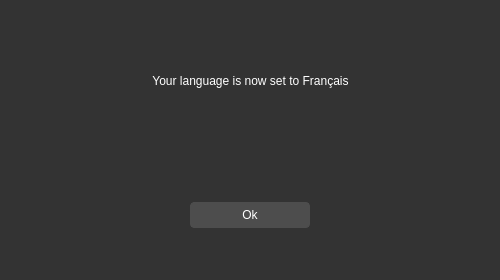
<?xml version="1.0" encoding="UTF-8"?>
<ui version="4.0">
 <class>Form</class>
 <widget class="QWidget" name="Form">
  <property name="geometry">
   <rect>
    <x>0</x>
    <y>0</y>
    <width>500</width>
    <height>280</height>
   </rect>
  </property>
  <property name="windowTitle">
   <string>Form</string>
  </property>
  <property name="styleSheet">
   <string notr="true">    QWidget {
        background-color: #333333;
        color: #ffffff;
        border: none;
    }
    QPushButton {
        background-color: #4d4d4d;
        border: 1px solid #4d4d4d;
        border-radius: 4px;
        color: #ffffff;
        padding: 5px;
    }
    QPushButton:hover {
        background-color: #5a5a5a;
        border: 1px solid #5a5a5a;
    }
    QCheckBox {
        color: #ffffff;
    }
    QLineEdit {
        background-color: #4d4d4d;
        border: 1px solid #4d4d4d;
        color: #ffffff;
        padding: 5px;
    }
    QTextEdit {
        background-color: #4d4d4d;
        border: 1px solid #4d4d4d;
        color: #ffffff;
        padding: 5px;
    }
    QProgressBar {
        border: 1px solid #444444;
        border-radius: 7px;
        background-color: #2e2e2e;
        text-align: center;
        font-size: 10pt;
        color: white;
    }
    QProgressBar::chunk {
        background-color: #3a3a3a;
        width: 5px;
    }
    QScrollBar:vertical {
        border: none;
        background-color: #3a3a3a;
        width: 10px;
        margin: 16px 0 16px 0;
    }
    QScrollBar::handle:vertical {
        background-color: #444444;
        border-radius: 5px;
    }
    QScrollBar:horizontal {
        border: none;
        background-color: #3a3a3a;
        height: 10px;
        margin: 0px 16px 0 16px;
    }
    QScrollBar::handle:horizontal {
        background-color: #444444;
        border-radius: 5px;
    }
    QTabWidget {
        background-color: #2e2e2e;
        border: none;
    }
    QTabBar::tab {
        background-color: #2e2e2e;
        color: #b1b1b1;
        padding: 8px 20px;
        border-top-left-radius: 5px;
        border-top-right-radius: 5px;
        border: none;
    }
 
    QTabBar::tab:selected, QTabBar::tab:hover {
        background-color: #3a3a3a;
        color: white;
    }</string>
  </property>
  <widget class="QWidget" name="verticalLayoutWidget">
   <property name="geometry">
    <rect>
     <x>10</x>
     <y>40</y>
     <width>481</width>
     <height>81</height>
    </rect>
   </property>
   <layout class="QVBoxLayout" name="verticalLayout">
    <item>
     <widget class="QLabel" name="label">
      <property name="styleSheet">
       <string notr="true">font: 700 20pt &quot;Segoe UI&quot;;</string>
      </property>
      <property name="text">
       <string>Your language is now set to Français</string>
      </property>
      <property name="alignment">
       <set>Qt::AlignCenter</set>
      </property>
     </widget>
    </item>
   </layout>
  </widget>
  <widget class="QWidget" name="horizontalLayoutWidget">
   <property name="geometry">
    <rect>
     <x>10</x>
     <y>160</y>
     <width>481</width>
     <height>111</height>
    </rect>
   </property>
   <layout class="QHBoxLayout" name="horizontalLayout">
    <property name="spacing">
     <number>60</number>
    </property>
    <item>
     <widget class="QPushButton" name="confirm_update_first_time">
      <property name="minimumSize">
       <size>
        <width>0</width>
        <height>0</height>
       </size>
      </property>
      <property name="maximumSize">
       <size>
        <width>120</width>
        <height>16777215</height>
       </size>
      </property>
      <property name="styleSheet">
       <string notr="true">font: 700 18pt &quot;Segoe UI&quot;;
</string>
      </property>
      <property name="text">
       <string>Ok</string>
      </property>
     </widget>
    </item>
   </layout>
  </widget>
 </widget>
 <resources/>
 <connections/>
</ui>
